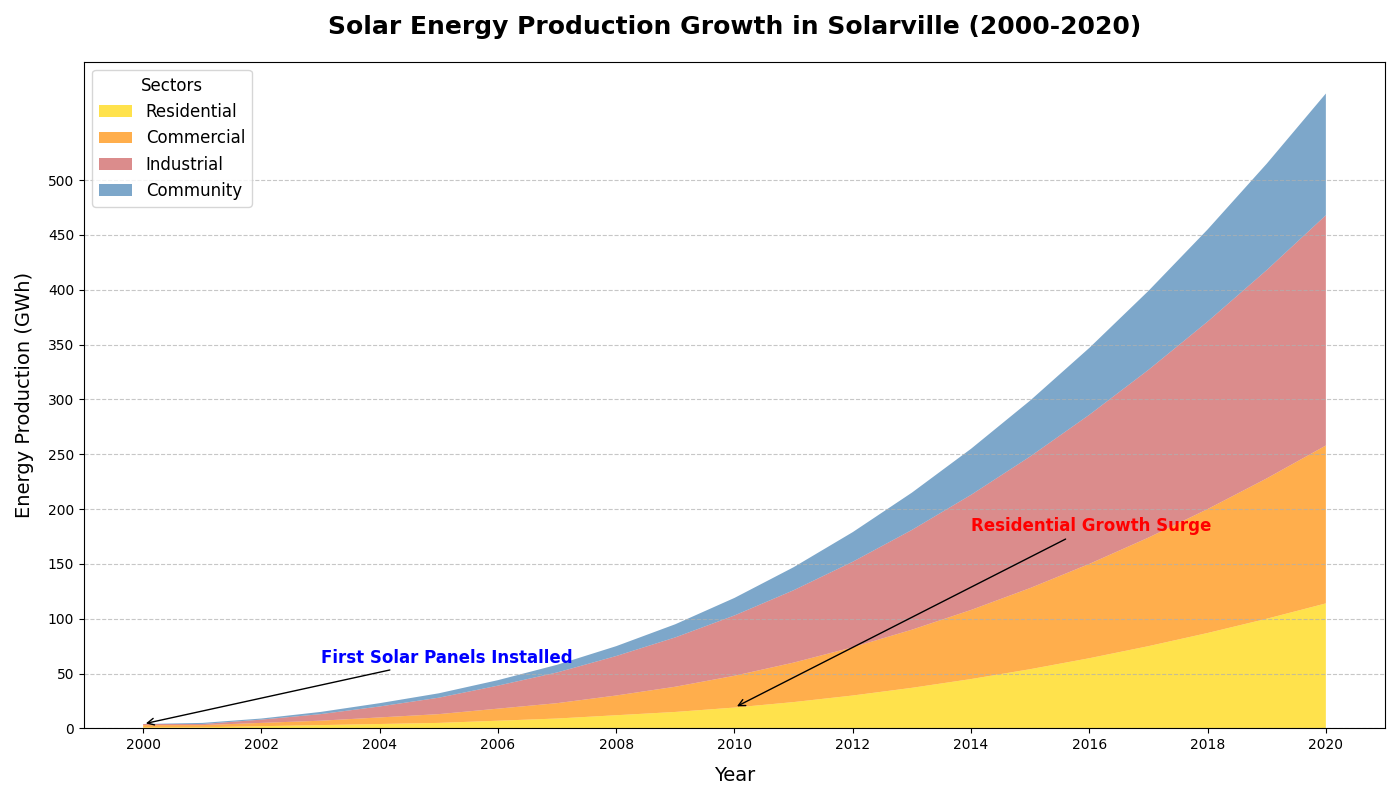

Generate this figure with Python:
import matplotlib.pyplot as plt
import numpy as np

# Define the years for the x-axis
years = np.arange(2000, 2021)

# Define solar energy production data (in GWh) for each sector over the years
residential_production = np.array([1, 1, 2, 3, 4, 5, 7, 9, 12, 15, 19, 24, 30, 37, 45, 54, 64, 75, 87, 100, 114])
commercial_production = np.array([2, 2, 3, 4, 6, 8, 11, 14, 18, 23, 29, 36, 44, 53, 63, 74, 86, 99, 113, 128, 144])
industrial_production = np.array([1, 1, 3, 6, 10, 15, 21, 28, 36, 45, 55, 66, 78, 91, 105, 120, 136, 153, 171, 190, 210])
community_production = np.array([0, 1, 1, 2, 3, 4, 5, 7, 9, 12, 16, 21, 27, 34, 42, 51, 61, 72, 84, 97, 111])

# Stack the data for the area chart
production_data = np.vstack([residential_production, commercial_production, industrial_production, community_production])

# Set up the plot
fig, ax = plt.subplots(figsize=(14, 8))

# Define colors and labels for each sector
colors = ['#FFD700', '#FF8C00', '#CD5C5C', '#4682B4']
labels = ['Residential', 'Commercial', 'Industrial', 'Community']

# Create an area chart using stackplot
ax.stackplot(years, production_data, labels=labels, colors=colors, alpha=0.7)

# Set title and labels
ax.set_title('Solar Energy Production Growth in Solarville (2000-2020)', fontsize=18, fontweight='bold', pad=20)
ax.set_xlabel('Year', fontsize=14, labelpad=10)
ax.set_ylabel('Energy Production (GWh)', fontsize=14, labelpad=10)

# Customizing the ticks and grid for better readability
ax.set_xticks(years[::2])
ax.set_yticks(np.arange(0, 501, 50))
ax.yaxis.grid(True, linestyle='--', alpha=0.7)

# Add a legend
ax.legend(loc='upper left', fontsize=12, title='Sectors', title_fontsize='12')

# Add annotations for significant milestones
ax.annotate('First Solar Panels Installed', xy=(2000, 4), xytext=(2003, 60),
            arrowprops=dict(facecolor='black', arrowstyle='->'),
            fontsize=12, color='blue', fontweight='bold')

ax.annotate('Residential Growth Surge', xy=(2010, 19), xytext=(2014, 180),
            arrowprops=dict(facecolor='black', arrowstyle='->'),
            fontsize=12, color='red', fontweight='bold')

# Automatically adjust layout to prevent overlap
plt.tight_layout()

# Display the chart
plt.show()
